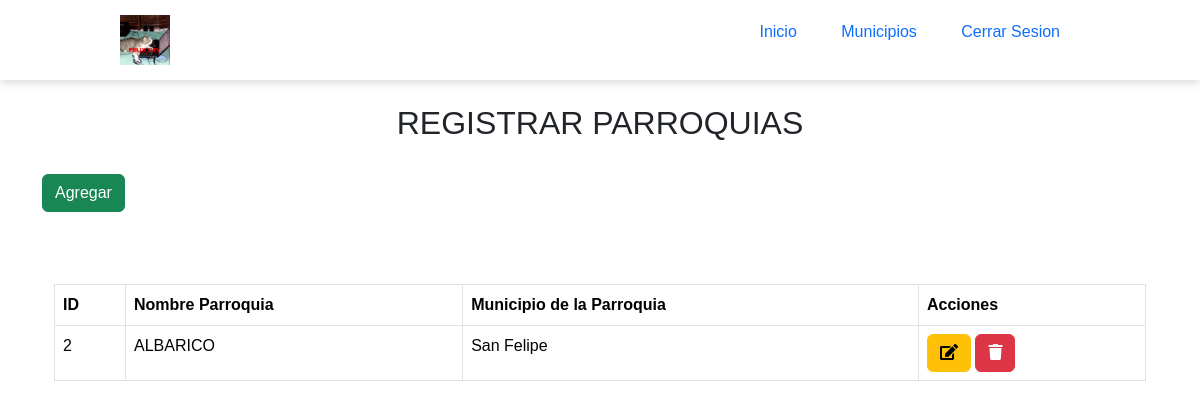
Page /admin-general/estado_mun_parr/registro_parroquias.php on the committed database.
### tables this page shows
CREATE TABLE `parroquia` (
  `id_parroquia` int(10) NOT NULL,
  `n_parroquia` varchar(50) NOT NULL,
  `n_municipio` int(60) NOT NULL
);

CREATE TABLE `municipio` (
  `id_municipio` int(30) NOT NULL,
  `municipio` varchar(50) NOT NULL,
  `estado` int(11) NOT NULL
);

### admin-general/estado_mun_parr/registro_parroquias.php (the view, shortened to what this page needs)
<!DOCTYPE html>
<html lang="es">
<head>
	<link rel="stylesheet" href="https://use.fontawesome.com/releases/v5.8.1/css/all.css">
    <link href="https://cdn.jsdelivr.net/npm/bootstrap@5.3.2/dist/css/bootstrap.min.css" rel="stylesheet">
	<link rel="stylesheet" type="text/css" href="styles/registro_estado.css">
</head>
<body>
	<header id="header" class="header">
		<div class="logo">
			<a href="../adm-curso.php"><img src="img/felix_dev.jpg" alt="logo institucional"></a>
		</div>
		<nav>
			<ul class="nav-links">
				<li><a href="../adm-curso.php">Inicio</a></li>
				<li><a href="./registro_municipio.php">Municipios</a></li>
				<li><a href="../cerrar_sesion.php">Cerrar Sesion</a></li>
			</ul>
		</nav>
	</header>
	<br>
<div class="container">
	<div class="col-sm-12">
		<h2 style="text-align: center;">REGISTRAR PARROQUIAS</h2>
		<br>
		<div>
			<button type="button" class="btn btn-success" data-toggle="modal" data-target="#agregar"> Agregar </button>
		</div>
		<br>
		<br>
		<br>
		<div class="container">
			<table class="table table-bordered" id="dataTable" width="100%" cellspacing="0">
				<thead>
					<tr>
						<th>ID</th>
						<th>Nombre Parroquia</th>
						<th>Municipio de la Parroquia</th>
						<th>Acciones</th>
					</tr>
				</thead>
				<tbody>
				<?php
    require_once("conexion_ve.php");
    $result = mysqli_query($connection, "SELECT * FROM parroquia");
    while ($fila = mysqli_fetch_assoc($result)) :
        $municipio_id = $fila['n_municipio'];
        $municipio_query = mysqli_query($connection, "SELECT municipio FROM municipio WHERE id_municipio = '$municipio_id'");
        $municipio_nombre = mysqli_fetch_assoc($municipio_query)['municipio'];
    ?>
						<tr>
							<td><?php echo $fila['id_parroquia']; ?></td>
							<td><?php echo $fila['n_parroquia']; ?></td>
							<td><?php echo $municipio_nombre; ?></td>
							<td>
								<button type="button" class="btn btn-warning" data-toggle="modal" data-target="#editar<?php echo $fila['id_parroquia']; ?>">
									<i class="fa fa-edit "></i>
								</button>
								<button type="button" class="btn btn-danger" data-toggle="modal" data-target="#delete<?php echo $fila['id_parroquia']; ?>">
                                        <i class="fa fa-trash "></i>
                                    </button>
							</td>
							<?php include "./editar_parroquia.php"; ?>
						<?php endwhile; ?>
						</tr>
				</tbody>
			</table>
		</div>
	</div>
</body>
</body>
</html>

### admin-general/estado_mun_parr/styles/registro_estado.css (style rules this page uses)
* { margin: 0px; padding: 0px; }
body { font-family: "Arial"; }
header { background-color: #FFF; display: flex; justify-content: space-between; align-items: center; height: 80px; padding: 5px 10%; box-shadow: 0px 1px 10px rgba(0,0,0,0.2); }
header .logo { cursor: pointer; }
header .logo img { height: 50px; transition: all 0.3s; }
header .nav-links { list-style: none; }
header .nav-links li { display: inline-block; padding: 0 20px; }
header .nav-links a { font-size: 16px; text-decoration: none; }

### admin-general/estado_mun_parr/registro_parroquias.php (style rules this page uses)
a { text-decoration: none; }

### rows in the picture
parroquia: id_parroquia "2", n_parroquia "ALBARICO", n_municipio.municipio "San Felipe"
